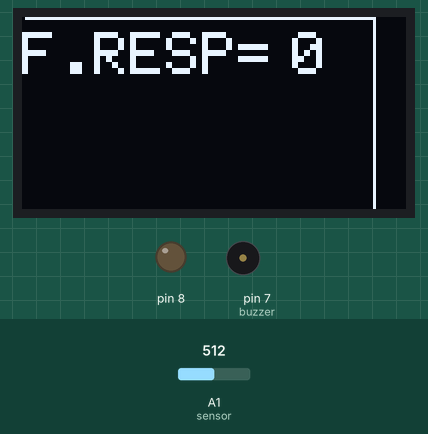
Bench run of a sketch on a simulated Arduino Uno, built with avr-gcc and run on an emulated ATmega328P. On the bench: 128×64 one-colour display, output pins drawn as LEDs (lit = HIGH), buzzer (waves = sounding). Inputs (shaded band) come from the test bench; at power-on: A1 (sensor) = 512. What the sketch prints to the serial monitor is not drawn.

Above: at 1.25 s.
1.3 s: A1 (sensor) set to 498
At 1.48 s:
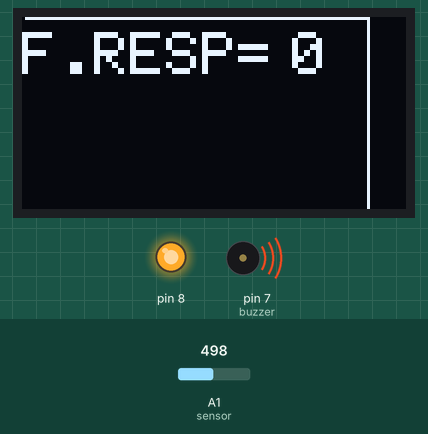
3.1 s: A1 (sensor) set to 716
At 3.19 s:
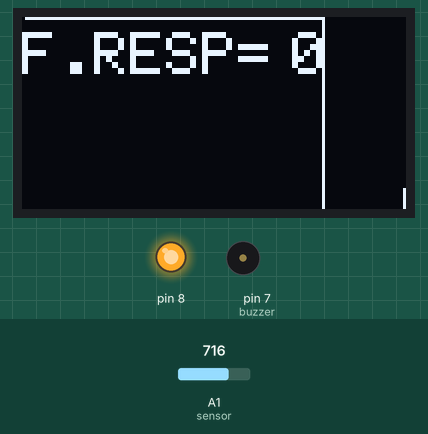
4.9 s: A1 (sensor) set to 900
At 5.01 s:
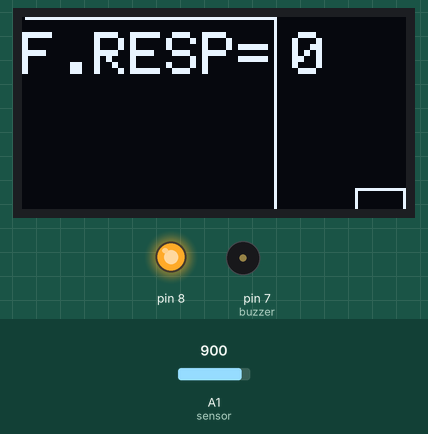
Timing chart, 0 to 7.9 s (numbered marks = the images above; inputs shaded):
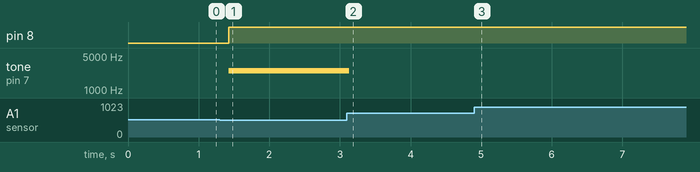

Measured:
- the behaviour switches between 508 and 507 on A1 (sensor) (found by bisection; images 0 and 1)
- after the input at 1.3 s, pin 8: LOW → HIGH after 0.13 s; tone on pin 7 (buzzer): silent → 2500 Hz after 0.13 s
- after the input at 3.1 s, tone on pin 7 (buzzer): 2500 Hz → silent at once

The sketch:

FRECUENCIA_RESP_GAS.ino
```cpp
#include <SPI.h>
#include <Wire.h>
#include <Adafruit_GFX.h>
#include <Adafruit_SSD1306.h>
#define OLED_RESET 13
//Adafruit_SSD1306 display(OLED_RESET);  //OLED 4 PINES
Adafruit_SSD1306 display = Adafruit_SSD1306(128, 64, &Wire);
#define SSD1306_128_64

int sensor=A1;
int lecturaSensor=0;

byte data[128] ;  // Para guardar las lecturas
byte indexs = 0 ;
byte anterior;

///// FRECUENCIOMETRO ///
long rango = 5; // este es el rongo por el que se disparará la salida 2 y pasa a estado lógico 1
long ultimamedicion; // contiene el valor de la última medición que disparó a lógico 1, la salida 2
int ciclo = 0; // 1=alto 0=bajo
int cambiodeciclo = 0;
int picodetension;
int valledetension = 1023;
long contadorciclo;
///////********************/////////
boolean estadoBPM = true;  //guarda el estado del led (encendido o apagado)
boolean estadoLed = true;  //guarda el estado del led (encendido o apagado)
int intervaloEncendido = 1; // tiempo que esta encendido el led
int IntervaloApagado = 1;  // tiempo que esta apagado el led

int IntervaloBPM = 10000;  // tiempo que esta apagado el led
int IntervaloBPM2 = 1;  // tiempo que esta apagado el led

unsigned long tiempoAnteriorEncendido = 0;  //guarda tiempo de referencia para comparar
unsigned long tiempoAnteriorApagado = 0;  //guarda tiempo de referencia para comparar
unsigned long tiempoAnteriorBPM = 0;  //guarda tiempo de referencia para comparar
unsigned long tiempoAnteriorBPM2 = 0;  //guarda tiempo de referencia para comparar
///******************************************************+
int pulsos = 0;
int pulsos2 = 0;
int senal = 0;
//******************************************************************************************//
int buzzer=7;

void setup()
{
  Serial.begin(9600);
  //display.begin(SSD1306_SWITCHCAPVCC);
   display.begin(SSD1306_SWITCHCAPVCC,0X3C);  // //Inicializa pantalla con en la dirección 0x3D para la conexión I2C. 0x02
   display.clearDisplay();
  display.setTextSize(2);
  display.setTextColor(WHITE);
 pinMode(buzzer, OUTPUT);
  pinMode(8, OUTPUT);
 display.clearDisplay();
 for (int i =0 ; i<128 ; i++)    // Ponemso a 0 el array
      data[i] = 0 ;
}

void loop()
{
  display.clearDisplay();
  indexs = indexs % 128;
  lecturaSensor=analogRead(sensor);
  lecturaSensor=lecturaSensor*7;
  Serial.println(lecturaSensor);
  data[indexs] = 64 * lecturaSensor/1024;
  indexs++;
  byte i = indexs ;

for (int x = 0 ;  x <128; x++)
    {

       i = i % 128;
       // display.drawPixel( x, data[i++], 1);
       display.drawLine(x, data[i], x, anterior, 1);
      anterior=data[i];
       i++;
     if(x==0)  //quita que se repita la linea 0 y 128
        {
         display.clearDisplay();
        }
     }
     ////// BPM //////
  display.setCursor(0,5);
  display.print("F.RESP=");
 // display.setCursor(10,20);
 display.setCursor(90,5);
  display.print(pulsos2*6);
  display.display();
//************************* CALCULO FRECUENCIA RESPIRATORIA  **********************************************//
    senal=lecturaSensor; //guardamos el valor en la variable senal
  /////////***********************************************************//////////////////
   if (senal >= ( ultimamedicion+30) ) // La salida 2 pasa a 1 logico si la tensión medida en la entrada analógica 0 es mayor que la anterior lectura + latensión de RANGO
   {
 ultimamedicion = senal;  // SE ASIGANA A LA VARIABLE ULTIMAMEDICION EL VALOR LEIDO POR LA ENTRADA ANALÓGICA CERO
     ciclo=1;
     if (senal>picodetension) // SI LA TENSIÓN MEDIDA POR LA ENTRADA CERO, ES LA MAYOR DETECTADA, SE ASIGNA A LA VARIABLE PICODETENSIÓN EL VALOR LEIDO POR AL ENTRADA CERO ANALÓGICA
     {
     picodetension=senal; // SE ASIGNA EL VALOR LEIDO POR LA ENTRADA CERO ANALÓGICA A LA VARIABLE PICODETENSIÓN.
     }
   }

   if (senal <= ( ultimamedicion-30))  // La salida 2 pasa a 1 lógico si la tensión medida en la entrada analógica 0 es menor que la anterior lectura - la tensión de RANGO
   {
     ultimamedicion = senal; // SE ASIGNA A LA VARIABLE ULTIMAMEDICIÓN LA LECTURA MEDIDA POR EL PUERTO ANALÓGICO CERO
     ciclo=0; // EL CICLO SE PONE A CERO, ES DECIR, QUE EL VOLTAJE EMPIEZA A BAJAR DESDE EL PICO DE TENSIÓN MÁS ALTA
     if (senal<valledetension) // SE CUMPLE LA CONDICIÓN SI LA TENSIÓN DETECTADA POR EL PUERTO ANALÓGICO CERO ES MENOR QUE LA CONTENIDA EN LA VARIABLE VALLEDETENSIÓN
     {
     valledetension=senal; //Se asigna a la variable valledetensión el valor medido por la entrada analógica cero
     }
   }

  ////////***********************************************************///////////////////
  //////////////////// 1 minuto ////////////
   if(millis()-tiempoAnteriorBPM>=IntervaloBPM){  //si ha transcurrido el periodo programado
      lecturaSensor=analogRead(sensor);
    estadoBPM=false;
    pulsos2=pulsos;
     tiempoAnteriorBPM=millis();  //guarda el tiempo actual para comenzar a contar el tiempo apagad
    pulsos=0;
  }
  if(millis()-tiempoAnteriorBPM2>=IntervaloBPM2){  //si ha transcurrido el periodo programado
      lecturaSensor=analogRead(sensor);
    estadoBPM=true;
 //   pulsos2=(pulsos2+pulsos2)/2;
    //Serial.print(pulsos2*4);
    tiempoAnteriorBPM2=millis();  //guarda el tiempo actual para comenzar a contar el tiempo apagado
  }
    ///////////////////////////////////////
  if((millis()-tiempoAnteriorEncendido>=intervaloEncendido)&&estadoLed==true && ciclo==0)
  {  //si ha transcurrido el periodo programado

    estadoLed=false;  //actualizo la variable para apagar el led
    picodetension=senal;//SE ASIGNA A LA VARIABLE PICODETENSIÓN EL VALOR DE LA TENSIÒN LEIDA POR EL PUERTO ANALÓGICO CERO
    valledetension=senal;//SE ASIGNA A LA VALLEDETENSION EL VALOR DE LA TENSIÒN LEIDA POR EL PUERTO ANALÓGICO CERO
    digitalWrite(8,HIGH);  //apago el led
    tone(buzzer, 2500);
    tiempoAnteriorApagado=millis();  //guarda el tiempo actual para comenzar a contar el tiempo apagado
  }

  if((millis()-tiempoAnteriorApagado>=IntervaloApagado)&&estadoLed==false && ciclo==1) //PULSO
  {  //si ha transcurrido el periodo programado

    pulsos++;
    picodetension=senal;//SE ASIGNA A LA VARIABLE PICODETENSIÓN EL VALOR DE LA TENSIÒN LEIDA POR EL PUERTO ANALÓGICO CERO
    valledetension=senal;//SE ASIGNA A LA VALLEDETENSION EL VALOR DE LA TENSIÒN LEIDA POR EL PUERTO ANALÓGICO CERO
    estadoLed=true;  //actualizo la variable para encender el led

  noTone(buzzer); //apaga  buzzer
    digitalWrite(2,LOW);  //enciendo el led
    ///////////////////////////////
    tiempoAnteriorEncendido=millis();  //guarda el tiempo actual para comenzar a contar el tiempo encendido
  }

delay(80);
}
```
